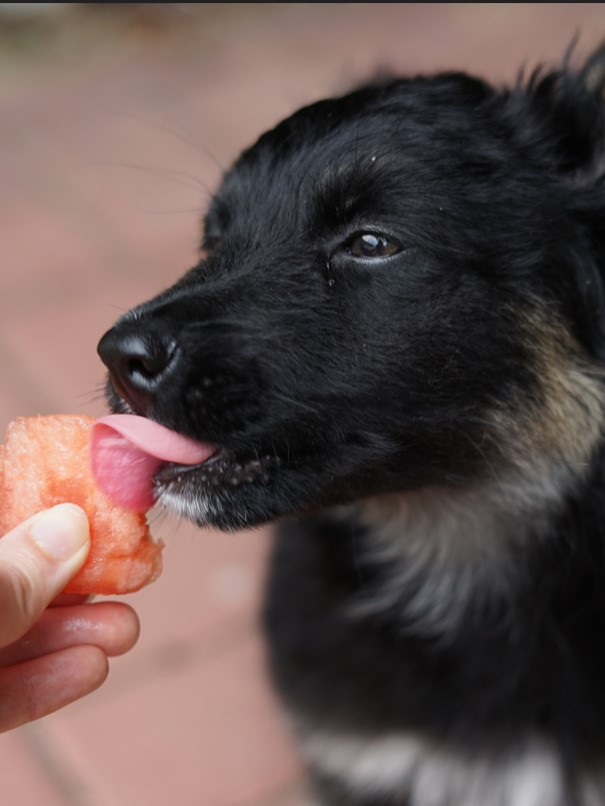
#> input picture MucioMelon.JPG, 605 x 806 px
$ python cmap.py
#> lines starting #> are read from the running program, lines starting #| are printed output that depends on the picture
import numpy as np
from matplotlib import pyplot as plt, image as mimg
from matplotlib import cm
from matplotlib.colors import ListedColormap, LinearSegmentedColormap
from math import sin

img = mimg.imread('MucioMelon.JPG')
#> img is the input picture: shape (806, 605, 3); mean R, G, B 98.9, 81.2, 78.4


map = np.zeros(shape=(255,4), dtype=float)
for i in range (255):
    map[i][0]=(sin(i/100)+1)/2
    map[i][1]=(sin((i+60)/100)+1)/2
    map[i][2]=(sin((i +120)/100)+1)/2
    map[i][3]=1

newcmp = ListedColormap(map)

lum_img = img[:, :, 0]
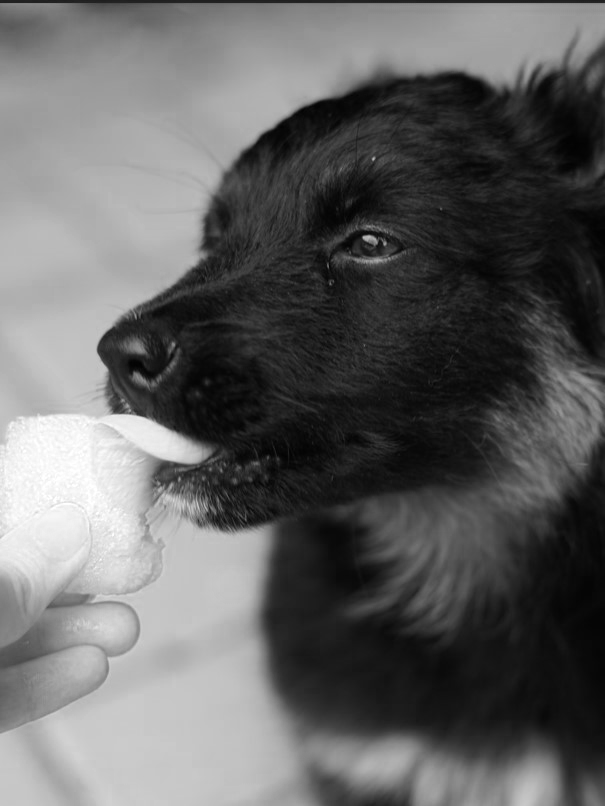
#> lum_img: shape (806, 605); min 1, max 255, mean 98.9

plt.imshow(lum_img, cmap=newcmp)


# [5 lines of commented-out code are left out]


plt.show()

$ run again, with rgb.jpg copied over MucioMelon.JPG
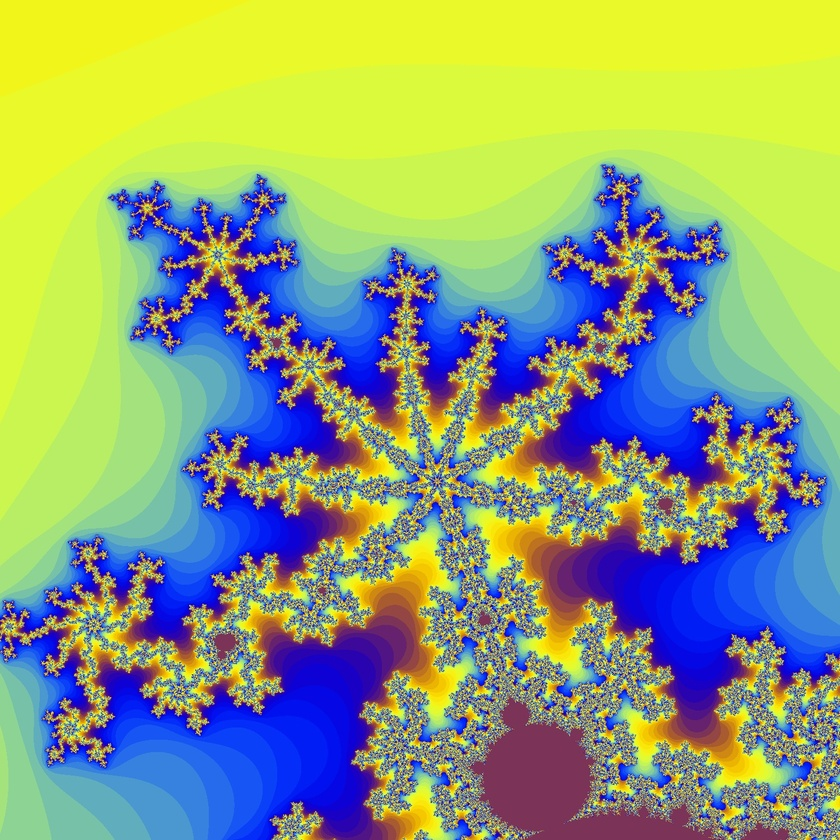
#> input picture rgb.jpg, 840 x 840 px, shrunk from 1500 x 1500 before the run
#> img is the input picture: shape (840, 840, 3); mean R, G, B 140.2, 160.3, 122.2
#> `lum_img = img[:, :, 0]`:
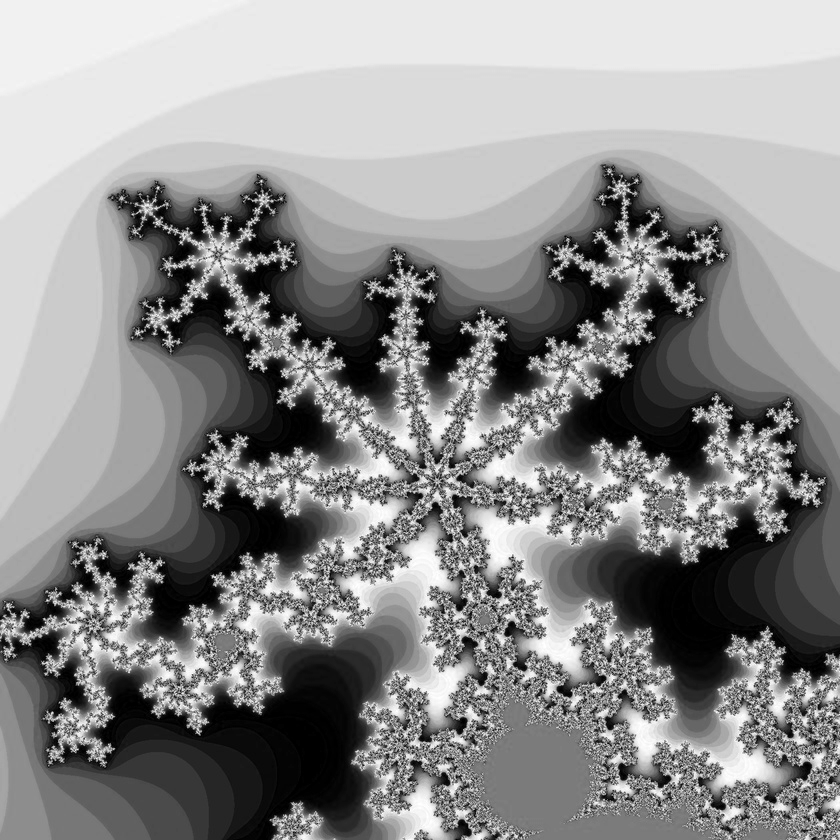
#> lum_img: shape (840, 840); min 0, max 255, mean 140.2
